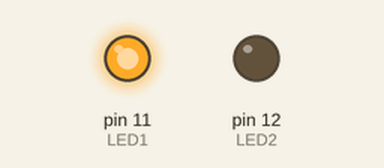
A sketch run on a simulated Arduino Uno, built with avr-gcc and run on an emulated ATmega328P. Shown: output pins drawn as LEDs (lit = HIGH).

Above: at 0.5 s.
At 2.5 s:
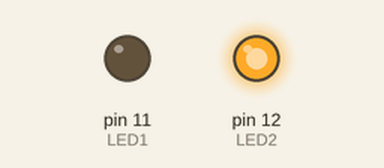
At 3.5 s:
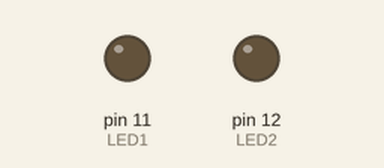
Timing chart, 0 to 5.2 s (numbered marks = the images above):
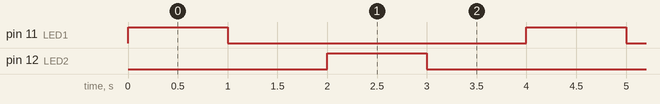

Measured:
- by itself, pin 11 (LED1), pin 12 (LED2): alternates HIGH for 1.0 s and LOW for 3.0 s
- by itself, everything shown: repeats every 4.0 s, in 4 steps

The sketch:

Blink_2.ino
```cpp
// LED 두 개를 깜빡이기(Blink 예제)

int LED1 = 11;  // LED1은 디지털 핀 11번 연결
int LED2 = 12;  // LED2는 디지털 핀 12번 연결

void setup()
{
  pinMode(LED1, OUTPUT); // LED1을 출력으로 설정
  pinMode(LED2, OUTPUT); // LED2를 출력으로 설정
}
void loop()
{
  digitalWrite(LED1, HIGH); // LED1을 켠다.
  delay(1000);            // 1초 동안 대기
  digitalWrite(LED1, LOW); // LED1을 끈다.
  delay(1000);            // 1초 동안 대기

  digitalWrite(LED2, HIGH); // LED1을 켠다.
  delay(1000);            // 1초 동안 대기
  digitalWrite(LED2, LOW); // LED1을 끈다.
  delay(1000);            // 1초 동안 대기
}
```
